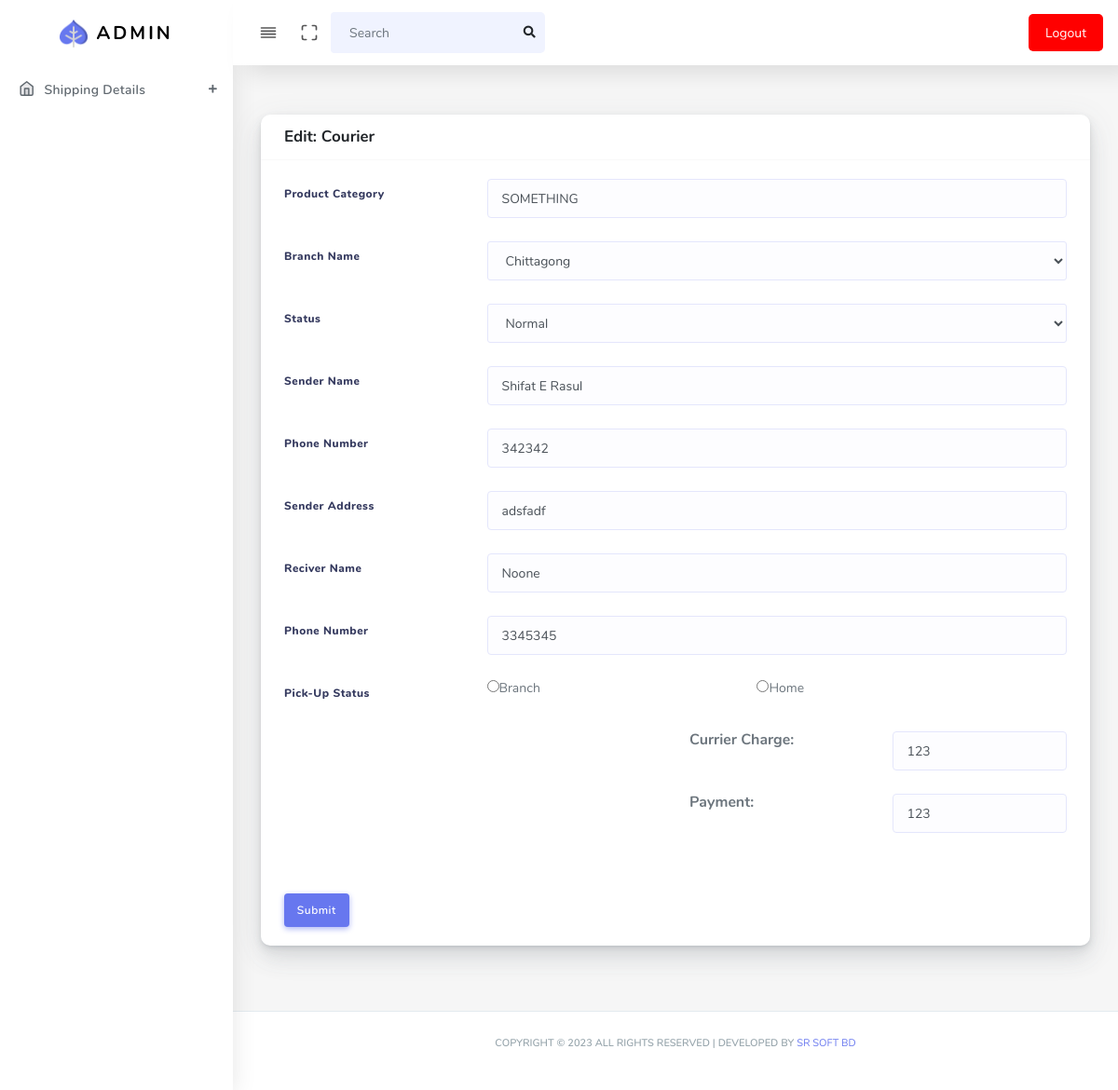
/courier_list_edit.php?id=6 (signed in), run on the app's committed database.
### tables this page shows
CREATE TABLE `courier_package` (
  `id` int(11) NOT NULL,
  `c_number` varchar(100) NOT NULL,
  `category_name` varchar(255) NOT NULL,
  `branch_name` varchar(255) NOT NULL,
  `pickup_type` varchar(255) NOT NULL,
  `date` varchar(255) NOT NULL,
  `status` varchar(255) NOT NULL,
  `sender_name` varchar(255) NOT NULL,
  `s_phone` varchar(110) NOT NULL,
  `s_address` varchar(255) NOT NULL,
  `r_name` varchar(255) NOT NULL,
  `r_phone` varchar(110) NOT NULL,
  `r_address` varchar(255) NOT NULL,
  `c_charge` int(11) NOT NULL,
  `paid_amount` int(11) NOT NULL,
  `due_amount` int(11) NOT NULL,
  `shipping_status` int(11) NOT NULL,
  `thana` varchar(255) NOT NULL,
  `district` varchar(255) NOT NULL,
  `division` varchar(255) NOT NULL,
  `sender_branch` varchar(120) NOT NULL,
  `driver_name` varchar(255) NOT NULL,
  `vehicle_number` varchar(255) NOT NULL
);

### session.php (called while the page is built, shortened)
<?php
$conn = mysqli_connect("localhost", "root", "", "cms");
$user_check = $_SESSION['login_user'];
$query = "SELECT username from employee_list where username = '$user_check'";
$ses_sql = mysqli_query($conn, $query);
$row = mysqli_fetch_assoc($ses_sql);
$login_session = $row['username'];

### courier_list_edit.php (the view, shortened to what this page needs)
<?php
include("header.php");
include("config.php");
$id = $_GET['id'];
?>
<section class="section">
    <div class="section-body">
        <div class="row">
            <div class="col-12 col-md-12 col-lg-12">
                <div class="card">
                    <div class="card-header">
                        <h4>Edit: Courier</h4>
                    </div>
                    <form action="courier_list_update.php?id=<?php echo $id ?>" method="post" enctype="multipart/form-data">
                        <?php
                        $sql = "SELECT * FROM courier_package where ((id='$id')&&(sender_branch='$branch')) ORDER BY id ASC";
                        $result = $conn->query($sql);
                        if ($result->num_rows > 0) {
                            while ($row = $result->fetch_assoc()) {
                        ?>
                                <div class="card-body">
                                    <div class="form-group row">
                                        <label class="col-sm-3 col-form-label"><strong>Product Category</strong></label>
                                        <div class="col-sm-9">
                                            <input type="text" class="form-control" value="<?php echo $row['category_name'] ?>" name="category_name" required>
                                        </div>
                                    </div>
                                    <div class="form-group row">
                                        <label class="col-sm-3 col-form-label"><strong>Branch Name</strong></label>
                                        <div class="col-sm-9">
                                            <select class="form-control selectric" name="branch_name">
                                                <option value=""><?php echo $row['branch_name'] ?></option>
                                            </select>
                                        </div>
                                    </div>
                                    <div class="form-group row">
                                        <label class="col-sm-3 col-form-label"><strong>Status</strong></label>
                                        <div class="col-sm-9">
                                            <select class="form-control selectric" value="<?php echo $row['status'] ?>" name="status">
                                                <option>Normal</option>
                                            </select>
                                        </div>
                                    </div>
                                    <form action="package_input_store.php" method="post" enctype="multipart/form-data">
                                        <div class="form-group row">
                                            <label class="col-sm-3 col-form-label"><strong>Sender Name</strong></label>
                                            <div class="col-sm-9">
                                                <input type="text" class="form-control" value="<?php echo $row['sender_name'] ?>" name="sender_name" required>
                                            </div>
                                        </div>
                                        <div class="form-group row">
                                            <label class="col-sm-3 col-form-label"><strong>Phone Number</strong></label>
                                            <div class="col-sm-9">
                                                <input type="number" class="form-control" value="<?php echo $row['s_phone'] ?>" name="s_phone" required>
                                            </div>
                                        </div>
                                        <div class="form-group row">
                                            <label class="col-sm-3 col-form-label"><strong>Sender Address</strong></label>
                                            <div class="col-sm-9">
                                                <input type="text" class="form-control" value="<?php echo $row['s_address'] ?>" name="s_address">
                                            </div>
                                        </div>
                                        <div class="form-group row">
                                            <label class="col-sm-3 col-form-label"><strong>Reciver Name</strong></label>
                                            <div class="col-sm-9">
                                                <input type="text" class="form-control" value="<?php echo $row['r_name'] ?>" name="r_name" required>
                                            </div>
                                        </div>
                                        <div class="form-group row">
                                            <label class="col-sm-3 col-form-label"><strong>Phone Number</strong></label>
                                            <div class="col-sm-9">
                                                <input type="number" class="form-control" value="<?php echo $row['r_phone'] ?>" name="r_phone" required>
                                            </div>
                                        </div>
                                        <div class="form-group row">
                                            <label class="col-sm-3 col-form-label"><strong>Pick-Up Status</strong></label>
                                            <div class="col-sm-4">
                                                <label>
                                                    <input type="radio" id="yes" name="pickup_type" value="yes" onchange="displayQuestion(this.value)" />Branch
                                                </label>
                                            </div>
                                            <div class="col-sm-5">
                                                <label>
                                                    <input type="radio" id="no" name="pickup_type" value="no" onchange="displayQuestion(this.value)" />Home
                                                </label>
                                            </div>
                                        </div>
                                        <div class="form-group row">
                                            <label class="col-sm-6 col-form-label"><strong></strong></label>
                                            <div class="col-sm-3">
                                                <h6>Currier Charge: </h6>
                                            </div>
                                            <div class="col-sm-3">
                                                <input type="number" class="form-control" value="<?php echo $row['c_charge'] ?>" name="c_charge">
                                            </div>
                                        </div>
                                        <div class="form-group row">
                                            <label class="col-sm-6 col-form-label"><strong></strong></label>
                                            <div class="col-sm-3">
                                                <h6>Payment: </h6>
                                            </div>
                                            <div class="col-sm-3">
                                                <input type="number" class="form-control" value="<?php echo $row['paid_amount'] ?>" name="paid_amount">
                                            </div>
                                        </div>
                                </div>
                        <?php }
                        } ?>
                        <div class="card-footer">
                            <button href="recipt.php" type="submit" class="btn btn-primary" name="uploadfile">Submit</button>
                        </div>
                    </form>
                </div>
            </div>
        </div>
    </div>
</section>
<?php include("footer.php"); ?>

### data on the page
courier_package: category_name "SOMETHING", branch_name "Chittagong", status "Normal", sender_name "Shifat E Rasul", s_phone "342342", s_address "adsfadf", r_name "Noone", r_phone "3345345", c_charge "123", paid_amount "123"
